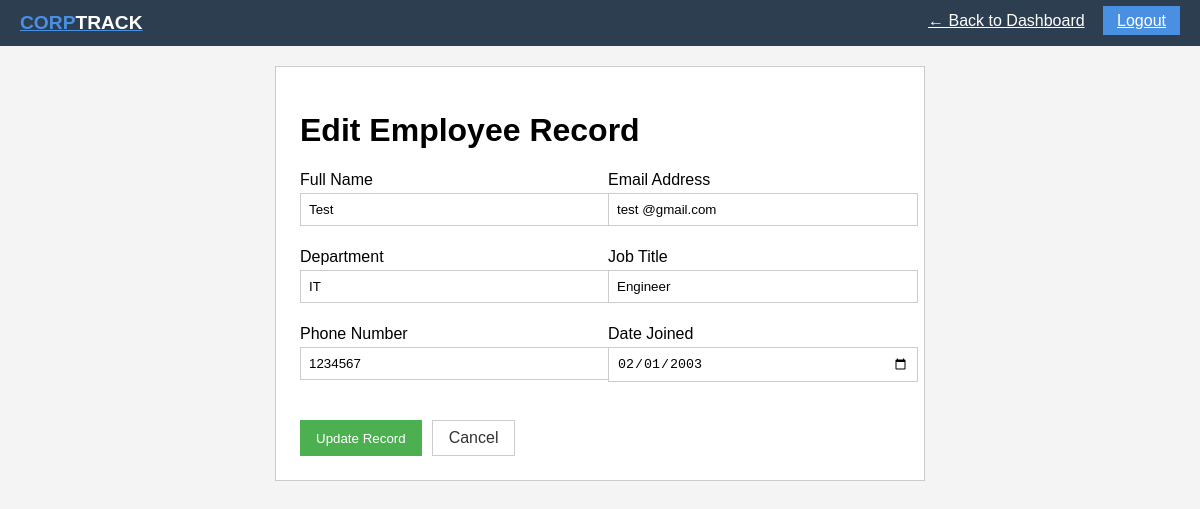
Screenshot of /edit/1 (signed in) with the database file from the repository.
### tables this page shows
CREATE TABLE employees (
            id          INTEGER PRIMARY KEY AUTOINCREMENT,
            name        TEXT,
            email       TEXT,
            department  TEXT,
            job_title   TEXT,
            phone       TEXT,
            date_joined TEXT,
            username    TEXT   -- links employee record to a user account
        );

### app.py (the view, shortened to what this page needs)
@app.route("/edit/<int:emp_id>", methods=["GET", "POST"])
def edit_employee(emp_id):
    if "username" not in session:
        return redirect(url_for("login"))
    conn = get_db()
    employee = conn.execute("SELECT * FROM employees WHERE id=?", (emp_id,)).fetchone()
    conn.close()
    return render_template("edit_employee.html", employee=employee)

### app.py (called while the page is built)
def get_db():
    conn = sqlite3.connect(DB)
    conn.row_factory = sqlite3.Row
    return conn

### templates/edit_employee.html (shortened to what this page needs)
<!DOCTYPE html>
<html lang="en">
<head>
  <link rel="stylesheet" href="/static/css/style.css">
</head>
<body>
  <div class="navbar">
    <a href="/dashboard" class="logo">CORP<span>TRACK</span></a>
    <nav>
      <a href="/dashboard">← Back to Dashboard</a>
      <a href="/logout" class="btn-nav">Logout</a>
    </nav>
  </div>
  <div class="page">
    <div class="form-card">
      <h1>Edit Employee Record</h1>
      <form method="POST">
        <div class="form-grid">
          <div class="form-group">
            <label for="name">Full Name</label>
            <input type="text" id="name" name="name" value="{{ employee.name }}">
          </div>
          <div class="form-group">
            <label for="email">Email Address</label>
            <input type="text" id="email" name="email" value="{{ employee.email }}">
          </div>
          <div class="form-group">
            <label for="department">Department</label>
            <input type="text" id="department" name="department" value="{{ employee.department }}">
          </div>
          <div class="form-group">
            <label for="job_title">Job Title</label>
            <input type="text" id="job_title" name="job_title" value="{{ employee.job_title }}">
          </div>
          <div class="form-group">
            <label for="phone">Phone Number</label>
            <input type="text" id="phone" name="phone" value="{{ employee.phone }}">
          </div>
          <div class="form-group">
            <label for="date_joined">Date Joined</label>
            <input type="date" id="date_joined" name="date_joined" value="{{ employee.date_joined }}">
          </div>
        </div>
        <div class="form-actions">
          <button type="submit" class="btn btn-success">Update Record</button>
          <a href="/dashboard" class="btn btn-outline">Cancel</a>
        </div>
      </form>
    </div>
  </div>
</body>
</html>

### static/css/style.css (style rules this page uses)
body { font-family: Arial, sans-serif; margin: 20px; background: #f4f4f4; }
a { color: blue; }
input { width: 100%; padding: 8px; margin-bottom: 10px; border: 1px solid #ccc; }
button, .btn { padding: 8px 16px; background: #2c3e50; color: white; border: none; cursor: pointer; text-decoration: none; display: inline-block; }
.btn-success { background: #4caf50; }
.btn-outline { background: white; color: #333; border: 1px solid #ccc; }
.btn-nav { background: #4a90e2; color: white; padding: 6px 14px; }
.navbar { background: #2c3e50; padding: 12px 20px; display: flex; justify-content: space-between; margin: -20px -20px 20px -20px; }
.navbar .logo { color: #4a90e2; font-weight: bold; font-size: 1.2rem; }
.navbar .logo span { color: white; }
.navbar nav a { color: white; margin-left: 14px; }
.page { max-width: 960px; margin: 0 auto; }
.form-card { background: white; padding: 24px; max-width: 600px; margin: 0 auto; border: 1px solid #ccc; }
.form-group { margin-bottom: 12px; }
label { display: block; margin-bottom: 4px; }
.form-grid { display: grid; grid-template-columns: 1fr 1fr; gap: 0 16px; }
.form-actions { display: flex; gap: 10px; margin-top: 16px; }

### rows the page displays
employees: name "Test", email "test @gmail.com", department "IT", job_title "Engineer", phone "1234567", date_joined "02/01/2003"
